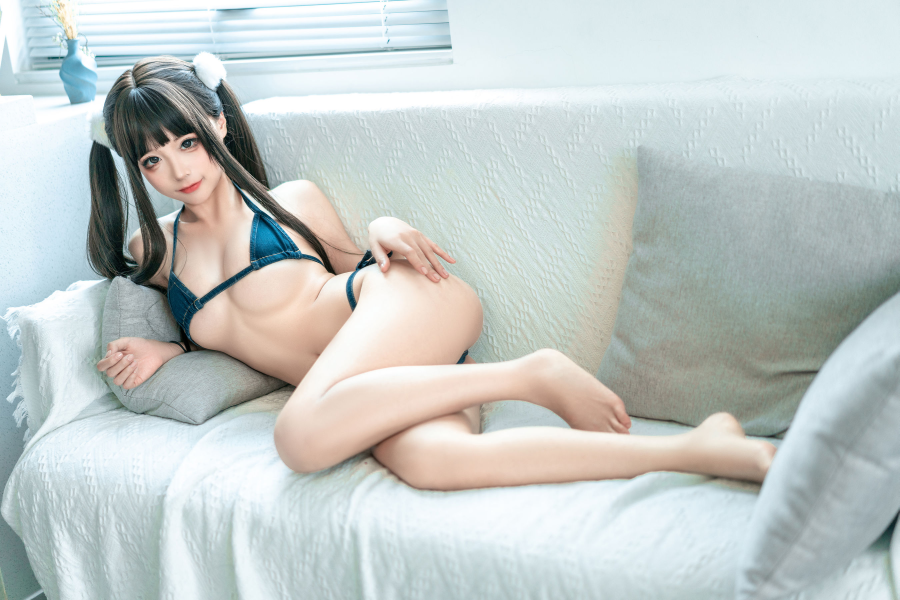
#> input picture opencv_new_231114/train_231118/chun.jpg, 2698 x 1800 px (shown at 1/3 size)
$ python '图片的固定角度旋转_90_180等.py'
#> lines starting #> are read from the running program, lines starting #| are printed output that depends on the picture
"""
图片的翻转
flip() 1-左右翻转 0-左右翻转 -1-上下左右翻转

图像的旋转
rotate()
"""

import cv2
import numpy as np

cat_1 = cv2.imread('./chun.jpg')
#> cat_1 is the input picture: shape (1800, 2698, 3); mean B, G, R 200, 201.8, 194.5
print(cat_1.shape)
#| (1800, 2698, 3)
cat_2 = cv2.imread('./chun_2.jpg')
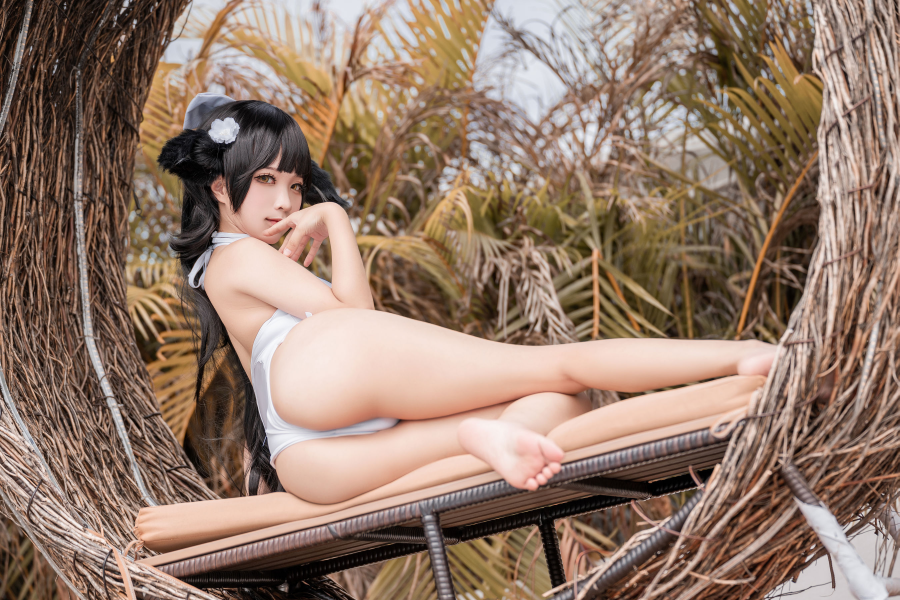
#> input picture opencv_new_231114/train_231118/chun_2.jpg, 2698 x 1800 px (shown at 1/3 size)
#> cat_2 is the input picture: shape (1800, 2698, 3); mean B, G, R 106.7, 122.4, 146.9
print(cat_2.shape)
#| (1800, 2698, 3)

img = cv2.resize(cat_1, None,fx=0.2,fy=0.2,interpolation=cv2.INTER_LINEAR)
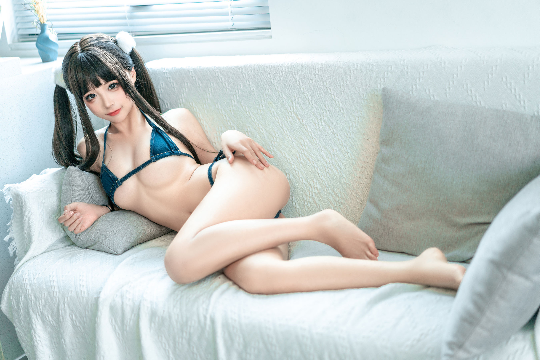
#> img: shape (360, 540, 3); mean B, G, R 200, 201.8, 194.5
img_2 = cv2.resize(cat_2, None,fx=0.2,fy=0.2,interpolation=cv2.INTER_LINEAR)
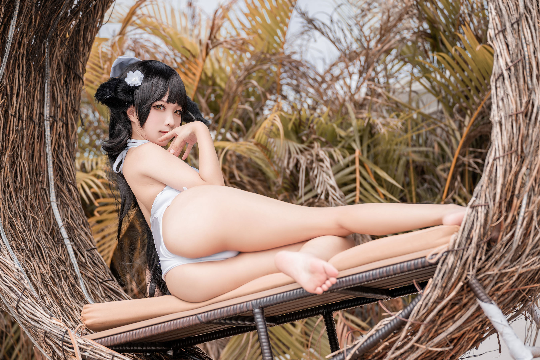
#> img_2: shape (360, 540, 3); mean B, G, R 106.7, 122.4, 146.9
print(img.shape, img_2.shape)
#| (360, 540, 3) (360, 540, 3)

"""
flip翻转
img = cv2.flip(img,0)   #0-上下翻转
img_2 = cv2.flip(img_2, 1)  #1-左右翻转
img_xiaokong = np.copy(img)
img_xiaokong = cv2.flip(img_xiaokong, -1)
cv2.imshow('img_xiaokong', img_xiaokong)
"""

"""
图像的旋转 rotate
"""
cv2.imshow('img', img)
cv2.imshow('img_2', img_2)


img_1_1 = cv2.rotate(img,rotateCode=cv2.ROTATE_90_CLOCKWISE)    #顺时针90
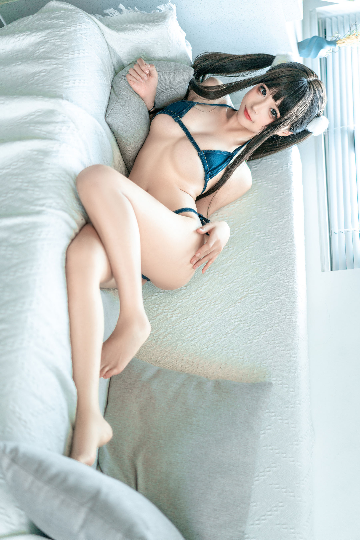
#> img_1_1: shape (540, 360, 3); mean B, G, R 200, 201.8, 194.5
cv2.imshow('img_1_1', img_1_1)
img_1_2 = cv2.rotate(img,rotateCode=cv2.ROTATE_180)
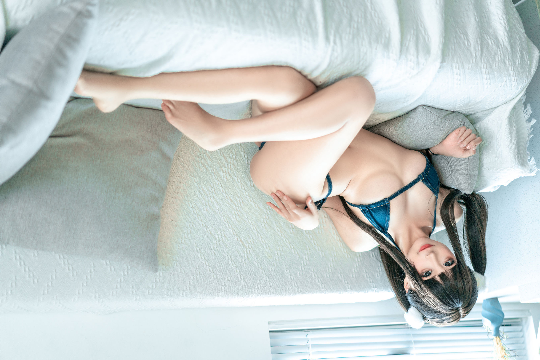
#> img_1_2: shape (360, 540, 3); mean B, G, R 200, 201.8, 194.5
cv2.imshow('img_1_2', img_1_2)
img_1_3 = cv2.rotate(img,rotateCode=cv2.ROTATE_90_COUNTERCLOCKWISE) #逆时针旋转90 即顺时针旋转270
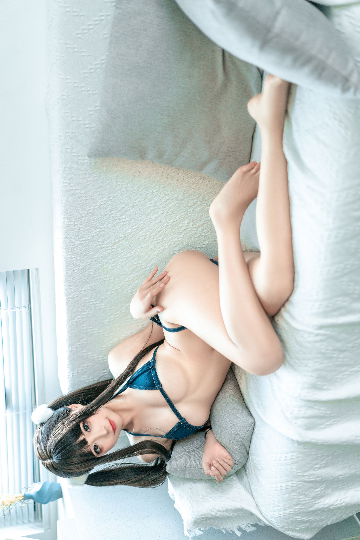
#> img_1_3: shape (540, 360, 3); mean B, G, R 200, 201.8, 194.5
cv2.imshow('img_1_3', img_1_3)


while True:


    if cv2.waitKey(1) & 0xff == ord('q'):
#> (key q is pressed here)
        break

cv2.destroyAllWindows()
